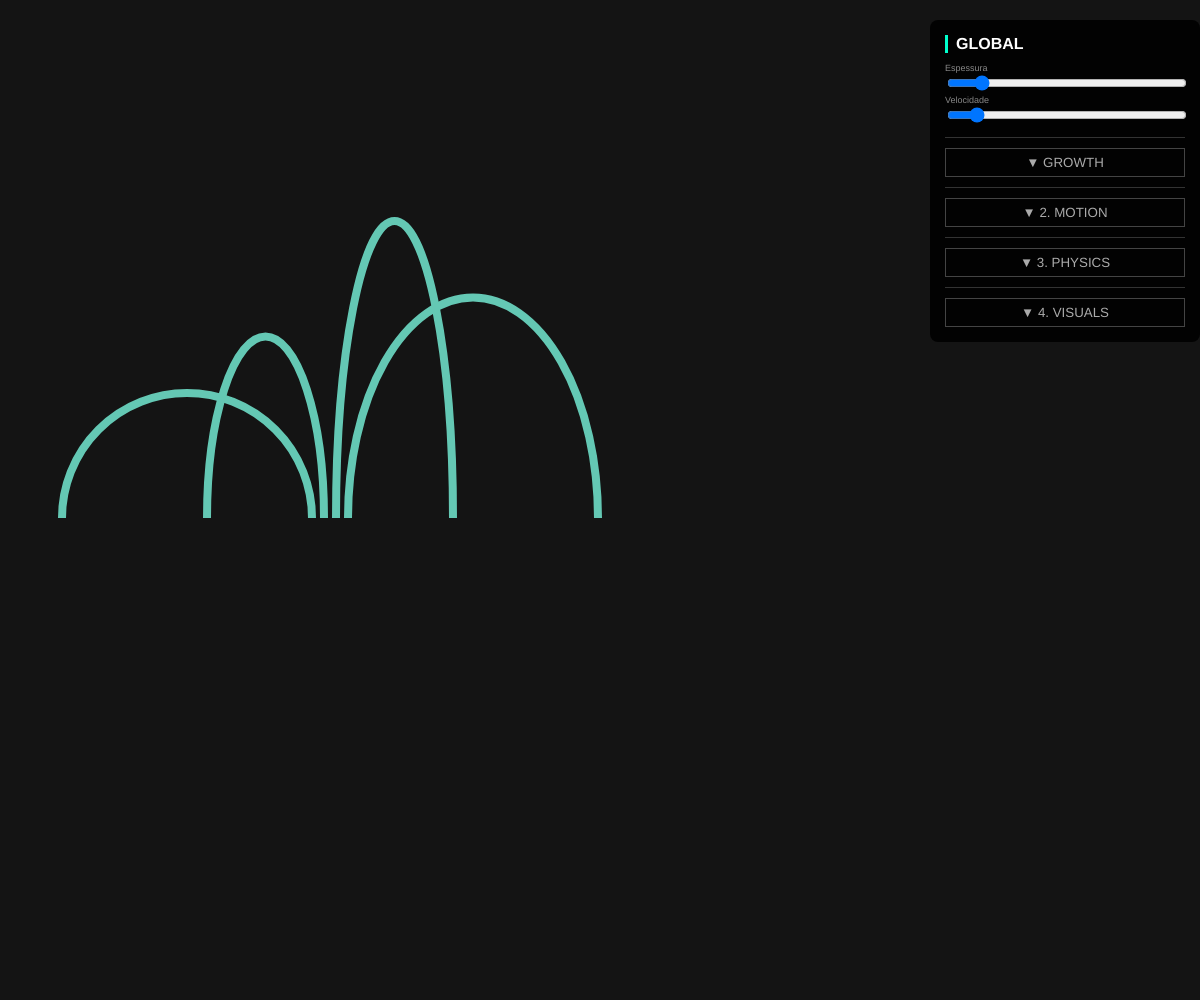
Frame 1 (no input)
Frame 60 (no input): identical to frame 1, image omitted
Frame 120 (the mouse pressed at the canvas centre since frame 60): identical to frame 1, image omitted

The p5.js sketch that drew this single still picture (run headless with seeded random() and noise() and a simulated clock; from frame 60 on, the mouse is pressed at the canvas centre):

// p5.js sketch
// ── sketch.js
// Arcos originais
let arcos = [
  { id: 1, x: 187, y: 518, w: 250, h: 250 },
  { id: 2, x: 270, y: 518, w: 117, h: 363 },
  { id: 3, x: 401, y: 518, w: 117, h: 594 },
  { id: 4, x: 483, y: 518, w: 250, h: 441 }
];

// Estado Global
let globalTime = 0;
let autoGrowTime = 0;

// Variáveis de Física
let physHeight = [];
let physShear = [];

// UI Vars
let painel, sldEsp, sldGlobalSpeed;
// Menus Dropdown
let divGrowth, divMotion, divPhysics, divVisuals;
// Growth Vars
let sldGrowth, chkAutoGrow, selGrowMode, selGrowDir, selGrowEase, sldGrowStutter;
// Motion / Physics / Visuals Vars
let selMotionType, sldMotionAmp, sldMotionFreq;
let chkPhysics, sldLevitation, sldTurbulence, sldInertia, sldWindForce;
let chkEcho, sldEchoRastros, sldEchoLag, chkIntel, sldIntelAmp;

function setup() {
  createCanvas(windowWidth, windowHeight);

  // REGRA SAGRADA: PONTAS RETAS
  strokeCap(SQUARE);
  noFill();

  criarInterfaceCompleta();

  // Inicializar Física
  for(let i=0; i<arcos.length; i++) {
    physHeight.push(new SmoothValue(0));
    physShear.push(new SmoothValue(0));
  }
}

function draw() {
  background(20);

  // --- 1. GLOBAL ---
  let esp = sldEsp.value();
  let speed = sldGlobalSpeed.value();
  globalTime += speed;

  // Temporizador do Ciclo Growth
  let loopDuration = 1.0 + 0.2;

  if (chkAutoGrow.checked()) {
    autoGrowTime += 0.005;
    if (autoGrowTime > loopDuration) autoGrowTime = -0.2;
  } else {
    autoGrowTime = sldGrowth.value() / 100;
  }

  stroke(100, 200, 180);
  strokeWeight(esp);
  noFill();

  // --- 2. GEOMETRIA BASE ---
  let basesOriginais = arcos.map(a => (a.id <= 2) ? a.x + a.w/2 : a.x - a.w/2);
  let primeiraBase = basesOriginais[0];
  let distReal = esp * 1.5;

  let novasBases = [];
  for (let i = 0; i < arcos.length; i++) {
    novasBases[i] = primeiraBase + i * distReal;
  }

  // --- 3. PARÂMETROS ---
  let isPhysics = chkPhysics.checked();
  let growMode = selGrowMode.value();
  let growDir = selGrowDir.value();
  let growEase = selGrowEase.value();
  let growStutter = sldGrowStutter.value();

  // Physics Inputs
  let mType = selMotionType.value();
  let mAmp = sldMotionAmp.value();
  let mFreq = sldMotionFreq.value();
  let lev = sldLevitation.value();
  let turb = sldTurbulence.value();
  let inert = sldInertia.value();
  let wind = sldWindForce.value();

  // --- 4. ATUALIZAR FÍSICA ---
  for (let i = 0; i < arcos.length; i++) {
    let masterSig = 0;
    if (mType === 'Sine (Breath)') {
      masterSig = sin(globalTime*mFreq+i*0.5);
    } else if (mType === 'Pulse (Beat)') {
      let w = sin(globalTime*mFreq);
      masterSig = (w > 0.8 ? 1 : 0);
    } else if (mType === 'Noise (Organic)') {
      masterSig = map(noise(globalTime*mFreq+i), 0, 1, -1, 1);
    }

    let tH = 0;
    let tS = 0;

    if (isPhysics) {
      tH = lev + (map(noise(globalTime*0.5+i*10), 0, 1, -0.5, 0.5) * turb) + (masterSig * mAmp);
      tS = map(noise(globalTime*0.2+i), 0, 1, -0.5, 0.5) * (wind/100);
    } else {
      if (mType !== 'None') tH = masterSig * mAmp;
    }

    physHeight[i].update(tH, inert);
    physShear[i].update(tS, inert);
  }

  // --- 5. DESENHO ---
  for (let i = 0; i < arcos.length; i++) {
    let a = arcos[i];
    let baseX = novasBases[i];
    let baseY = a.y;

    let currentH = a.h + physHeight[i].val;
    let currentShear = physShear[i].val;

    let vIntel = 0;
    if (chkIntel.checked()) {
       vIntel = map(noise(frameCount*0.5+i), 0, 1, -10, 10) * (sldIntelAmp.value()/10);
    }
    let drawH = currentH + vIntel;

    // --- CÁLCULO GROWTH ---
    let growInput = constrain(autoGrowTime, 0, 1);

    // Cascata
    let cascadedInput = growInput;
    if (growMode === 'Sequential') {
      let start = i * 0.25;
      let end = start + 0.25;
      cascadedInput = map(growInput, start, end, 0, 1, true);
    } else if (growMode === 'Cascade') {
      let start = i * 0.15;
      let end = start + 0.5;
      cascadedInput = map(growInput, start, end, 0, 1, true);
    }

    // Direção e Segmentação (Lógica Completa Restaurada)
    let segStart = 0;
    let segEnd = 1;

    if (growDir === 'Loop: Base -> Tip -> Clear') {
      if (cascadedInput < 0.5) {
         let t = map(cascadedInput, 0, 0.5, 0, 1);
         segStart = 0;
         segEnd = applyEasing(t, growEase);
      } else {
         let t = map(cascadedInput, 0.5, 1.0, 0, 1);
         segStart = applyEasing(t, growEase);
         segEnd = 1;
      }
    }
    else if (growDir === 'Anim Out -> Anim In') {
      if (cascadedInput < 0.5) {
         // Fase OUT (Varrer da base)
         let t = map(cascadedInput, 0, 0.5, 0, 1);
         segStart = applyEasing(t, growEase);
         segEnd = 1;
      } else {
         // Fase IN (Crescer da base)
         let t = map(cascadedInput, 0.5, 1.0, 0, 1);
         segStart = 0;
         segEnd = applyEasing(t, growEase);
      }
    }
    else if (growDir === 'One Way: Tip -> Base') {
      let t = applyEasing(cascadedInput, growEase);
      segStart = 0;
      segEnd = 1.0 - t;
    }
    else { // One Way: Base -> Tip
      let t = applyEasing(cascadedInput, growEase);
      segStart = 0;
      segEnd = t;
    }

    if (growStutter > 0) {
      let steps = map(growStutter, 1, 100, 50, 2);
      segStart = floor(segStart * steps) / steps;
      segEnd = floor(segEnd * steps) / steps;
    }

    if (segEnd - segStart <= 0.001) continue;

    // --- RENDERIZAÇÃO ---
    stroke(100, 200, 180);

    push();
    translate(baseX, baseY);
    shearX(currentShear);

    let drawCx = (a.id <= 2) ? -a.w / 2 : a.w / 2;

    if (drawH != 0) {
      let angleStart, angleStop;
      if (a.id <= 2) {
        angleStop = TWO_PI - (PI * segStart);
        angleStart = TWO_PI - (PI * segEnd);
      } else {
        angleStart = PI + (PI * segStart);
        angleStop = PI + (PI * segEnd);
      }
      arc(drawCx, 0, a.w, drawH, angleStart, angleStop);
    }
    pop();
  }
}

function applyEasing(t, type) {
  t = constrain(t, 0, 1);
  switch (type) {
    case 'Linear':
      return t;
    case 'SmoothStep':
      return t * t * (3 - 2 * t);
    case 'Ease Out':
      return 1 - pow(1 - t, 3);
    case 'Elastic':
      if (t === 0 || t === 1) return t;
      let p = 0.3;
      return pow(2, -10 * t) * sin((t - p / 4) * (2 * PI) / p) + 1;
    default:
      return t;
  }
}

function windowResized() {
  resizeCanvas(windowWidth, windowHeight);
  if (painel) painel.position(windowWidth - 270, 20);
}

class SmoothValue {
  constructor(v) {
    this.val = v;
  }

  update(t, s) {
    this.val = lerp(this.val, t, s);
  }
}

// --- UI COMPLETA ---
function criarInterfaceCompleta() {
  painel = createDiv();
  painel.position(windowWidth - 270, 20);
  estilizarPainel(painel);

  criarHeader(painel, "GLOBAL");
  sldEsp = criarSlider(painel, "Espessura", 1, 60, 8, 1);
  sldGlobalSpeed = criarSlider(painel, "Velocidade", 0, 0.5, 0.05, 0.001);
  criarSeparador(painel);

  // 1. GROWTH
  let btnGrow = criarBotaoToggle(painel, "GROWTH");
  divGrowth = criarContainerOculto(painel);

  let divG1 = createDiv();
  divG1.parent(divGrowth);
  divG1.style('display', 'flex');
  divG1.style('gap', '10px');
  divG1.style('margin-bottom', '5px');

  chkAutoGrow = createCheckbox('Active', false);
  chkAutoGrow.parent(divG1);
  chkAutoGrow.style('color', '#00ffcc');

  // Evento: Começa a meio (Cheio) se ativar o loop
  chkAutoGrow.changed(() => {
    if(chkAutoGrow.checked()) autoGrowTime = 0.0;
  });

  selGrowDir = createSelect();
  selGrowDir.parent(divG1);
  selGrowDir.option('One Way: Base -> Tip');
  selGrowDir.option('Anim Out -> Anim In');
  selGrowDir.option('Loop: Base -> Tip -> Clear');
  selGrowDir.option('Cycle: In -> Out');
  selGrowDir.option('One Way: Tip -> Base');
  selGrowDir.selected('One Way: Base -> Tip');
  selGrowDir.style('flex-grow', '1');
  estilizarSelect(selGrowDir);

  let divG2 = createDiv();
  divG2.parent(divGrowth);
  divG2.style('display', 'flex');
  divG2.style('gap', '10px');
  divG2.style('margin-bottom', '10px');

  selGrowMode = createSelect();
  selGrowMode.parent(divG2);
  selGrowMode.option('Simultaneous');
  selGrowMode.option('Cascade');
  selGrowMode.option('Sequential');
  selGrowMode.style('flex-grow', '1');
  estilizarSelect(selGrowMode);

  selGrowEase = createSelect();
  selGrowEase.parent(divG2);
  selGrowEase.option('SmoothStep');
  selGrowEase.option('Linear');
  selGrowEase.option('Ease Out');
  selGrowEase.option('Elastic');
  selGrowEase.style('flex-grow', '1');
  estilizarSelect(selGrowEase);

  sldGrowStutter = criarSlider(divGrowth, "Stutter", 0, 100, 0, 1);
  sldGrowth = criarSlider(divGrowth, "Progresso Manual", 0, 100, 100, 1);

  configurarToggle(btnGrow, divGrowth, "GROWTH");
  criarSeparador(painel);

  setupOtherPanels();
}

function setupOtherPanels() {
  // 2. MOTION
  let btnM = criarBotaoToggle(painel, "2. MOTION");
  let divM = criarContainerOculto(painel);

  selMotionType = createSelect();
  selMotionType.parent(divM);
  selMotionType.option('None');
  selMotionType.option('Sine (Breath)');
  selMotionType.option('Pulse (Beat)');
  selMotionType.option('Noise (Organic)');
  estilizarSelect(selMotionType);

  sldMotionAmp = criarSlider(divM, "Amp", 0, 400, 100, 10);
  sldMotionFreq = criarSlider(divM, "Freq", 0.1, 10, 2, 0.1);
  configurarToggle(btnM, divM, "2. MOTION");
  criarSeparador(painel);

  // 3. PHYSICS
  let btnP = criarBotaoToggle(painel, "3. PHYSICS");
  let divP = criarContainerOculto(painel);

  chkPhysics = criarCheckbox(divP, "Active");
  sldLevitation = criarSlider(divP, "Lev", 0, 600, 150, 10);
  sldTurbulence = criarSlider(divP, "Turb", 0, 200, 50, 10);
  sldInertia = criarSlider(divP, "Inertia", 0.01, 0.2, 0.05, 0.01);
  sldWindForce = criarSlider(divP, "Wind", 0, 100, 20, 1);
  configurarToggle(btnP, divP, "3. PHYSICS");
  criarSeparador(painel);

  // 4. VISUALS
  let btnV = criarBotaoToggle(painel, "4. VISUALS");
  let divV = criarContainerOculto(painel);

  chkEcho = criarCheckbox(divV, "Echo");
  sldEchoRastros = criarSlider(divV, "Trails", 0, 50, 15, 1);
  sldEchoLag = criarSlider(divV, "Lag", 0, 5, 1, 0.1);
  chkIntel = criarCheckbox(divV, "Intel");
  sldIntelAmp = criarSlider(divV, "Intel Amp", 0, 50, 20, 1);
  configurarToggle(btnV, divV, "4. VISUALS");
}

function estilizarPainel(p) {
  p.style('background-color', 'rgba(0, 0, 0, 0.9)');
  p.style('padding', '15px');
  p.style('border-radius', '8px');
  p.style('color', 'white');
  p.style('font-family', 'sans-serif');
  p.style('width', '240px');
  p.style('z-index', '1000');
}

function criarHeader(p, t) {
  let el = createP(t);
  el.parent(p);
  el.style('margin', '0 0 10px 0');
  el.style('font-weight', 'bold');
  el.style('color', '#fff');
  el.style('border-left', '3px solid #00ffcc');
  el.style('padding-left', '8px');
}

function criarSeparador(p) {
  let s = createDiv();
  s.parent(p);
  s.style('height', '1px');
  s.style('background-color', '#333');
  s.style('margin', '10px 0');
}

function criarContainerOculto(p) {
  let d = createDiv();
  d.parent(p);
  d.style('display', 'none');
  d.style('padding', '10px');
  d.style('background', 'rgba(255,255,255,0.03)');
  return d;
}

function criarBotaoToggle(p, t) {
  let b = createButton('▼ ' + t);
  b.parent(p);
  b.style('width', '100%');
  b.style('background', 'transparent');
  b.style('border', '1px solid #444');
  b.style('color', '#aaa');
  b.style('padding', '6px');
  b.style('cursor', 'pointer');
  return b;
}

function configurarToggle(b, d, t) {
  b.mousePressed(() => {
    if(d.style('display') === 'none') {
      d.style('display', 'block');
      b.html('▲ ' + t);
    } else {
      d.style('display', 'none');
      b.html('▼ ' + t);
    }
  });
}

function criarCheckbox(p, t) {
  let d = createDiv();
  d.parent(p);
  let c = createCheckbox(t, false);
  c.parent(d);
  c.style('color', '#fff');
  return c;
}

function criarSlider(p, t, min, max, val, step) {
  let d = createDiv();
  d.parent(p);
  createSpan(t).parent(d).style('font-size', '9px').style('color', '#888').style('display', 'block');
  let s = createSlider(min, max, val, step);
  s.parent(d);
  s.style('width', '100%');
  return s;
}

function estilizarSelect(s) {
  s.style('background', '#222');
  s.style('color', '#fff');
  s.style('border', '1px solid #444');
  s.style('padding', '4px');
  s.style('border-radius', '4px');
}
